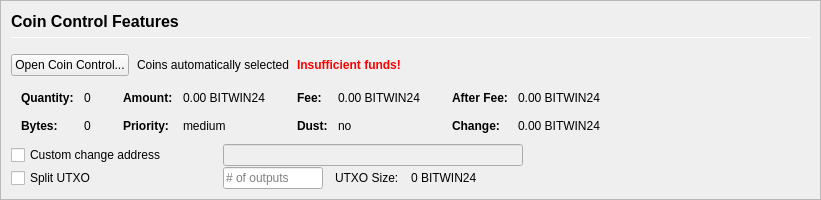
         <widget class="QFrame" name="frameCoinControl">
          <property name="sizePolicy">
           <sizepolicy hsizetype="Expanding" vsizetype="Expanding">
            <horstretch>0</horstretch>
            <verstretch>0</verstretch>
           </sizepolicy>
          </property>
          <property name="maximumSize">
           <size>
            <width>16777215</width>
            <height>16777215</height>
           </size>
          </property>
          <property name="frameShape">
           <enum>QFrame::StyledPanel</enum>
          </property>
          <property name="frameShadow">
           <enum>QFrame::Sunken</enum>
          </property>
          <layout class="QVBoxLayout" name="verticalLayoutCoinControl2">
           <property name="spacing">
            <number>0</number>
           </property>
           <property name="leftMargin">
            <number>0</number>
           </property>
           <property name="topMargin">
            <number>0</number>
           </property>
           <property name="rightMargin">
            <number>0</number>
           </property>
           <property name="bottomMargin">
            <number>0</number>
           </property>
           <item>
            <widget class="QFrame" name="frameCoinControl_BG">
             <layout class="QVBoxLayout" name="verticalLayoutCoinControl" stretch="0,0,0,0,0,0">
              <property name="spacing">
               <number>1</number>
              </property>
              <property name="leftMargin">
               <number>10</number>
              </property>
              <property name="topMargin">
               <number>10</number>
              </property>
              <item>
               <layout class="QHBoxLayout" name="horizontalLayoutCoinControl1">
                <property name="bottomMargin">
                 <number>15</number>
                </property>
                <item>
                 <layout class="QVBoxLayout" name="verticalLayout_3">
                  <property name="spacing">
                   <number>6</number>
                  </property>
                  <item>
                   <widget class="QLabel" name="labelCoinControlFeatures">
                    <property name="sizePolicy">
                     <sizepolicy hsizetype="Preferred" vsizetype="Maximum">
                      <horstretch>0</horstretch>
                      <verstretch>0</verstretch>
                     </sizepolicy>
                    </property>
                    <property name="minimumSize">
                     <size>
                      <width>0</width>
                      <height>20</height>
                     </size>
                    </property>
                    <property name="font">
                     <font>
                      <pointsize>12</pointsize>
                      <weight>75</weight>
                      <bold>true</bold>
                     </font>
                    </property>
                    <property name="styleSheet">
                     <string notr="true">font-weight:bold;</string>
                    </property>
                    <property name="text">
                     <string>Coin Control Features</string>
                    </property>
                   </widget>
                  </item>
                  <item>
                   <widget class="Line" name="line">
                    <property name="minimumSize">
                     <size>
                      <width>0</width>
                      <height>1</height>
                     </size>
                    </property>
                    <property name="maximumSize">
                     <size>
                      <width>16777215</width>
                      <height>1</height>
                     </size>
                    </property>
                    <property name="orientation">
                     <enum>Qt::Horizontal</enum>
                    </property>
                   </widget>
                  </item>
                 </layout>
                </item>
               </layout>
              </item>
              <item>
               <layout class="QHBoxLayout" name="horizontalLayoutCoinControl2" stretch="0,0,0,0">
                <property name="spacing">
                 <number>8</number>
                </property>
                <property name="bottomMargin">
                 <number>10</number>
                </property>
                <item>
                 <widget class="QPushButton" name="pushButtonCoinControl">
                  <property name="styleSheet">
                   <string notr="true"/>
                  </property>
                  <property name="text">
                   <string>Open Coin Control...</string>
                  </property>
                  <property name="autoDefault">
                   <bool>false</bool>
                  </property>
                 </widget>
                </item>
                <item>
                 <widget class="QLabel" name="labelCoinControlAutomaticallySelected">
                  <property name="text">
                   <string>Coins automatically selected</string>
                  </property>
                  <property name="margin">
                   <number>5</number>
                  </property>
                 </widget>
                </item>
                <item>
                 <widget class="QLabel" name="labelCoinControlInsuffFunds">
                  <property name="font">
                   <font>
                    <weight>75</weight>
                    <bold>true</bold>
                   </font>
                  </property>
                  <property name="styleSheet">
                   <string notr="true">color:red;font-weight:bold;</string>
                  </property>
                  <property name="text">
                   <string>Insufficient funds!</string>
                  </property>
                  <property name="margin">
                   <number>5</number>
                  </property>
                 </widget>
                </item>
                <item>
                 <spacer name="horizontalSpacerCoinControl">
                  <property name="orientation">
                   <enum>Qt::Horizontal</enum>
                  </property>
                  <property name="sizeHint" stdset="0">
                   <size>
                    <width>40</width>
                    <height>1</height>
                   </size>
                  </property>
                 </spacer>
                </item>
               </layout>
              </item>
              <item>
               <widget class="QWidget" name="widgetCoinControl" native="true">
                <property name="sizePolicy">
                 <sizepolicy hsizetype="Preferred" vsizetype="Preferred">
                  <horstretch>0</horstretch>
                  <verstretch>0</verstretch>
                 </sizepolicy>
                </property>
                <property name="minimumSize">
                 <size>
                  <width>0</width>
                  <height>0</height>
                 </size>
                </property>
                <property name="styleSheet">
                 <string notr="true"/>
                </property>
                <layout class="QHBoxLayout" name="horizontalLayoutCoinControl5">
                 <property name="leftMargin">
                  <number>0</number>
                 </property>
                 <property name="topMargin">
                  <number>0</number>
                 </property>
                 <property name="rightMargin">
                  <number>0</number>
                 </property>
                 <property name="bottomMargin">
                  <number>0</number>
                 </property>
                 <item>
                  <layout class="QHBoxLayout" name="horizontalLayoutCoinControl3" stretch="0,0,0,1">
                   <property name="spacing">
                    <number>20</number>
                   </property>
                   <property name="topMargin">
                    <number>0</number>
                   </property>
                   <property name="bottomMargin">
                    <number>10</number>
                   </property>
                   <item>
                    <layout class="QFormLayout" name="formLayoutCoinControl1">
                     <property name="horizontalSpacing">
                      <number>10</number>
                     </property>
                     <property name="verticalSpacing">
                      <number>14</number>
                     </property>
                     <property name="leftMargin">
                      <number>10</number>
                     </property>
                     <property name="topMargin">
                      <number>4</number>
                     </property>
                     <property name="rightMargin">
                      <number>6</number>
                     </property>
                     <item row="0" column="0">
                      <widget class="QLabel" name="labelCoinControlQuantityText">
                       <property name="font">
                        <font>
                         <weight>75</weight>
                         <bold>true</bold>
                        </font>
                       </property>
                       <property name="text">
                        <string>Quantity:</string>
                       </property>
                       <property name="margin">
                        <number>0</number>
                       </property>
                      </widget>
                     </item>
                     <item row="0" column="1">
                      <widget class="QLabel" name="labelCoinControlQuantity">
                       <property name="cursor">
                        <cursorShape>IBeamCursor</cursorShape>
                       </property>
                       <property name="contextMenuPolicy">
                        <enum>Qt::ActionsContextMenu</enum>
                       </property>
                       <property name="text">
                        <string notr="true">0</string>
                       </property>
                       <property name="margin">
                        <number>0</number>
                       </property>
                       <property name="textInteractionFlags">
                        <set>Qt::LinksAccessibleByMouse|Qt::TextSelectableByKeyboard|Qt::TextSelectableByMouse</set>
                       </property>
                      </widget>
                     </item>
                     <item row="1" column="0">
                      <widget class="QLabel" name="labelCoinControlBytesText">
                       <property name="font">
                        <font>
                         <weight>75</weight>
                         <bold>true</bold>
                        </font>
                       </property>
                       <property name="text">
                        <string>Bytes:</string>
                       </property>
                      </widget>
                     </item>
                     <item row="1" column="1">
                      <widget class="QLabel" name="labelCoinControlBytes">
                       <property name="cursor">
                        <cursorShape>IBeamCursor</cursorShape>
                       </property>
                       <property name="contextMenuPolicy">
                        <enum>Qt::ActionsContextMenu</enum>
                       </property>
                       <property name="text">
                        <string notr="true">0</string>
                       </property>
                       <property name="textInteractionFlags">
                        <set>Qt::LinksAccessibleByMouse|Qt::TextSelectableByKeyboard|Qt::TextSelectableByMouse</set>
                       </property>
                      </widget>
                     </item>
                    </layout>
                   </item>
                   <item>
                    <layout class="QFormLayout" name="formLayoutCoinControl2">
                     <property name="horizontalSpacing">
                      <number>10</number>
                     </property>
                     <property name="verticalSpacing">
                      <number>14</number>
                     </property>
                     <property name="leftMargin">
                      <number>6</number>
                     </property>
                     <property name="topMargin">
                      <number>4</number>
                     </property>
                     <property name="rightMargin">
                      <number>6</number>
                     </property>
                     <item row="0" column="0">
                      <widget class="QLabel" name="labelCoinControlAmountText">
                       <property name="font">
                        <font>
                         <weight>75</weight>
                         <bold>true</bold>
                        </font>
                       </property>
                       <property name="text">
                        <string>Amount:</string>
                       </property>
                       <property name="margin">
                        <number>0</number>
                       </property>
                      </widget>
                     </item>
                     <item row="0" column="1">
                      <widget class="QLabel" name="labelCoinControlAmount">
                       <property name="cursor">
                        <cursorShape>IBeamCursor</cursorShape>
                       </property>
                       <property name="contextMenuPolicy">
                        <enum>Qt::ActionsContextMenu</enum>
                       </property>
                       <property name="text">
                        <string notr="true">0.00 BITWIN24</string>
                       </property>
                       <property name="textInteractionFlags">
                        <set>Qt::LinksAccessibleByMouse|Qt::TextSelectableByKeyboard|Qt::TextSelectableByMouse</set>
                       </property>
                      </widget>
                     </item>
                     <item row="1" column="0">
                      <widget class="QLabel" name="labelCoinControlPriorityText">
                       <property name="font">
                        <font>
                         <weight>75</weight>
                         <bold>true</bold>
                        </font>
                       </property>
                       <property name="text">
                        <string>Priority:</string>
                       </property>
                      </widget>
                     </item>
                     <item row="1" column="1">
                      <widget class="QLabel" name="labelCoinControlPriority">
                       <property name="cursor">
                        <cursorShape>IBeamCursor</cursorShape>
                       </property>
                       <property name="contextMenuPolicy">
                        <enum>Qt::ActionsContextMenu</enum>
                       </property>
                       <property name="text">
                        <string>medium</string>
                       </property>
                       <property name="textInteractionFlags">
                        <set>Qt::LinksAccessibleByMouse|Qt::TextSelectableByKeyboard|Qt::TextSelectableByMouse</set>
                       </property>
                      </widget>
                     </item>
                    </layout>
                   </item>
                   <item>
                    <layout class="QFormLayout" name="formLayoutCoinControl3">
                     <property name="horizontalSpacing">
                      <number>10</number>
                     </property>
                     <property name="verticalSpacing">
                      <number>14</number>
                     </property>
                     <property name="leftMargin">
                      <number>6</number>
                     </property>
                     <property name="topMargin">
                      <number>4</number>
                     </property>
                     <property name="rightMargin">
                      <number>6</number>
                     </property>
                     <item row="0" column="0">
                      <widget class="QLabel" name="labelCoinControlFeeText">
                       <property name="font">
                        <font>
                         <weight>75</weight>
                         <bold>true</bold>
                        </font>
                       </property>
                       <property name="text">
                        <string>Fee:</string>
                       </property>
                       <property name="margin">
                        <number>0</number>
                       </property>
                      </widget>
                     </item>
                     <item row="0" column="1">
                      <widget class="QLabel" name="labelCoinControlFee">
                       <property name="cursor">
                        <cursorShape>IBeamCursor</cursorShape>
                       </property>
                       <property name="contextMenuPolicy">
                        <enum>Qt::ActionsContextMenu</enum>
                       </property>
                       <property name="text">
                        <string notr="true">0.00 BITWIN24</string>
                       </property>
                       <property name="textInteractionFlags">
                        <set>Qt::LinksAccessibleByMouse|Qt::TextSelectableByKeyboard|Qt::TextSelectableByMouse</set>
                       </property>
                      </widget>
                     </item>
                     <item row="1" column="0">
                      <widget class="QLabel" name="labelCoinControlLowOutputText">
                       <property name="font">
                        <font>
                         <weight>75</weight>
                         <bold>true</bold>
                        </font>
                       </property>
                       <property name="text">
                        <string>Dust:</string>
                       </property>
                      </widget>
                     </item>
                     <item row="1" column="1">
                      <widget class="QLabel" name="labelCoinControlLowOutput">
                       <property name="cursor">
                        <cursorShape>IBeamCursor</cursorShape>
                       </property>
                       <property name="contextMenuPolicy">
                        <enum>Qt::ActionsContextMenu</enum>
                       </property>
                       <property name="text">
                        <string>no</string>
                       </property>
                       <property name="textInteractionFlags">
                        <set>Qt::LinksAccessibleByMouse|Qt::TextSelectableByKeyboard|Qt::TextSelectableByMouse</set>
                       </property>
                      </widget>
                     </item>
                    </layout>
                   </item>
                   <item>
                    <layout class="QFormLayout" name="formLayoutCoinControl4">
                     <property name="horizontalSpacing">
                      <number>10</number>
                     </property>
                     <property name="verticalSpacing">
                      <number>14</number>
                     </property>
                     <property name="leftMargin">
                      <number>6</number>
                     </property>
                     <property name="topMargin">
                      <number>4</number>
                     </property>
                     <property name="rightMargin">
                      <number>6</number>
                     </property>
                     <item row="0" column="0">
                      <widget class="QLabel" name="labelCoinControlAfterFeeText">
                       <property name="font">
                        <font>
                         <weight>75</weight>
                         <bold>true</bold>
                        </font>
                       </property>
                       <property name="text">
                        <string>After Fee:</string>
                       </property>
                       <property name="margin">
                        <number>0</number>
                       </property>
                      </widget>
                     </item>
                     <item row="0" column="1">
                      <widget class="QLabel" name="labelCoinControlAfterFee">
                       <property name="cursor">
                        <cursorShape>IBeamCursor</cursorShape>
                       </property>
                       <property name="contextMenuPolicy">
                        <enum>Qt::ActionsContextMenu</enum>
                       </property>
                       <property name="text">
                        <string notr="true">0.00 BITWIN24</string>
                       </property>
                       <property name="textInteractionFlags">
                        <set>Qt::LinksAccessibleByMouse|Qt::TextSelectableByKeyboard|Qt::TextSelectableByMouse</set>
                       </property>
                      </widget>
                     </item>
                     <item row="1" column="0">
                      <widget class="QLabel" name="labelCoinControlChangeText">
                       <property name="font">
                        <font>
                         <weight>75</weight>
                         <bold>true</bold>
                        </font>
                       </property>
                       <property name="text">
                        <string>Change:</string>
                       </property>
                      </widget>
                     </item>
                     <item row="1" column="1">
                      <widget class="QLabel" name="labelCoinControlChange">
                       <property name="cursor">
                        <cursorShape>IBeamCursor</cursorShape>
                       </property>
                       <property name="contextMenuPolicy">
                        <enum>Qt::ActionsContextMenu</enum>
                       </property>
                       <property name="text">
                        <string notr="true">0.00 BITWIN24</string>
                       </property>
                       <property name="textInteractionFlags">
                        <set>Qt::LinksAccessibleByMouse|Qt::TextSelectableByKeyboard|Qt::TextSelectableByMouse</set>
                       </property>
                      </widget>
                     </item>
                    </layout>
                   </item>
                  </layout>
                 </item>
                </layout>
               </widget>
              </item>
              <item>
               <layout class="QHBoxLayout" name="horizontalLayoutCoinControl4">
                <property name="spacing">
                 <number>12</number>
                </property>
                <property name="sizeConstraint">
                 <enum>QLayout::SetDefaultConstraint</enum>
                </property>
                <property name="topMargin">
                 <number>0</number>
                </property>
                <property name="rightMargin">
                 <number>0</number>
                </property>
                <item>
                 <widget class="QCheckBox" name="checkBoxCoinControlChange">
                  <property name="sizePolicy">
                   <sizepolicy hsizetype="Preferred" vsizetype="Preferred">
                    <horstretch>0</horstretch>
                    <verstretch>0</verstretch>
                   </sizepolicy>
                  </property>
                  <property name="minimumSize">
                   <size>
                    <width>200</width>
                    <height>0</height>
                   </size>
                  </property>
                  <property name="maximumSize">
                   <size>
                    <width>200</width>
                    <height>16777215</height>
                   </size>
                  </property>
                  <property name="toolTip">
                   <string>If this is activated, but the change address is empty or invalid, change will be sent to a newly generated address.</string>
                  </property>
                  <property name="text">
                   <string>Custom change address</string>
                  </property>
                 </widget>
                </item>
                <item>
                 <widget class="QValidatedLineEdit" name="lineEditCoinControlChange">
                  <property name="enabled">
                   <bool>false</bool>
                  </property>
                  <property name="sizePolicy">
                   <sizepolicy hsizetype="Preferred" vsizetype="Preferred">
                    <horstretch>0</horstretch>
                    <verstretch>0</verstretch>
                   </sizepolicy>
                  </property>
                  <property name="minimumSize">
                   <size>
                    <width>300</width>
                    <height>0</height>
                   </size>
                  </property>
                 </widget>
                </item>
                <item>
                 <widget class="QLabel" name="labelCoinControlChangeLabel">
                  <property name="sizePolicy">
                   <sizepolicy hsizetype="Preferred" vsizetype="Preferred">
                    <horstretch>0</horstretch>
                    <verstretch>0</verstretch>
                   </sizepolicy>
                  </property>
                  <property name="minimumSize">
                   <size>
                    <width>100</width>
                    <height>0</height>
                   </size>
                  </property>
                  <property name="text">
                   <string/>
                  </property>
                  <property name="margin">
                   <number>3</number>
                  </property>
                 </widget>
                </item>
               </layout>
              </item>
              <item>
               <layout class="QHBoxLayout" name="horizontalLayoutCoinControl6">
                <property name="spacing">
                 <number>12</number>
                </property>
                <property name="rightMargin">
                 <number>0</number>
                </property>
                <item>
                 <widget class="QCheckBox" name="splitBlockCheckBox">
                  <property name="sizePolicy">
                   <sizepolicy hsizetype="Preferred" vsizetype="Preferred">
                    <horstretch>0</horstretch>
                    <verstretch>0</verstretch>
                   </sizepolicy>
                  </property>
                  <property name="minimumSize">
                   <size>
                    <width>200</width>
                    <height>0</height>
                   </size>
                  </property>
                  <property name="maximumSize">
                   <size>
                    <width>200</width>
                    <height>16777215</height>
                   </size>
                  </property>
                  <property name="text">
                   <string>Split UTXO</string>
                  </property>
                 </widget>
                </item>
                <item>
                 <widget class="QLineEdit" name="splitBlockLineEdit">
                  <property name="sizePolicy">
                   <sizepolicy hsizetype="Preferred" vsizetype="Preferred">
                    <horstretch>50</horstretch>
                    <verstretch>0</verstretch>
                   </sizepolicy>
                  </property>
                  <property name="minimumSize">
                   <size>
                    <width>100</width>
                    <height>0</height>
                   </size>
                  </property>
                  <property name="maximumSize">
                   <size>
                    <width>100</width>
                    <height>16777215</height>
                   </size>
                  </property>
                  <property name="placeholderText">
                   <string># of outputs</string>
                  </property>
                 </widget>
                </item>
                <item>
                 <widget class="QLabel" name="labelBlockSizeText">
                  <property name="text">
                   <string>UTXO Size:</string>
                  </property>
                 </widget>
                </item>
                <item>
                 <widget class="QLabel" name="labelBlockSize">
                  <property name="text">
                   <string>0 BITWIN24</string>
                  </property>
                 </widget>
                </item>
                <item>
                 <spacer name="horizontalSpacer_7">
                  <property name="orientation">
                   <enum>Qt::Horizontal</enum>
                  </property>
                  <property name="sizeHint" stdset="0">
                   <size>
                    <width>40</width>
                    <height>20</height>
                   </size>
                  </property>
                 </spacer>
                </item>
               </layout>
              </item>
              <item>
               <spacer name="verticalSpacerCoinControl">
                <property name="orientation">
                 <enum>Qt::Vertical</enum>
                </property>
                <property name="sizeHint" stdset="0">
                 <size>
                  <width>800</width>
                  <height>1</height>
                 </size>
                </property>
               </spacer>
              </item>
             </layout>
            </widget>
           </item>
          </layout>
         </widget>
